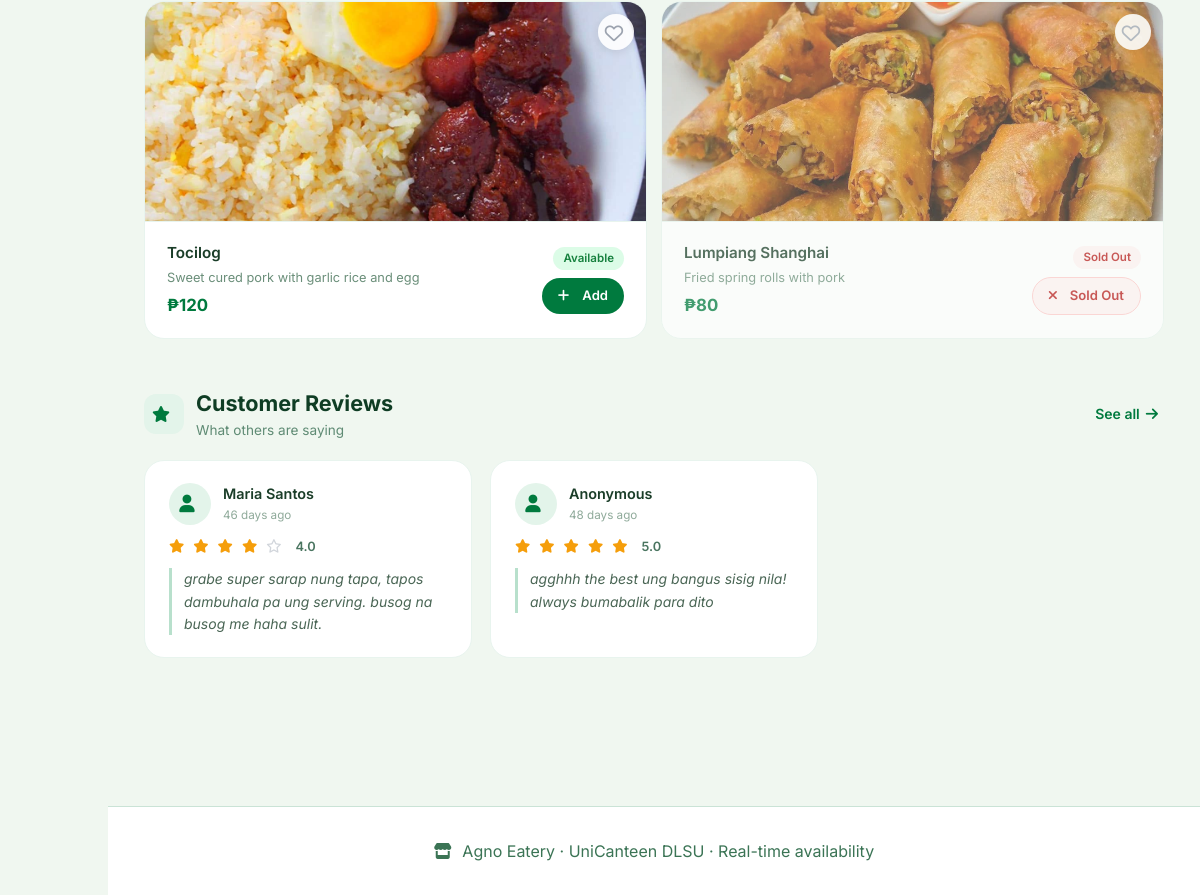
The page /index.php?page=restaurant&id=2 (lower part) on the database as committed earlier.
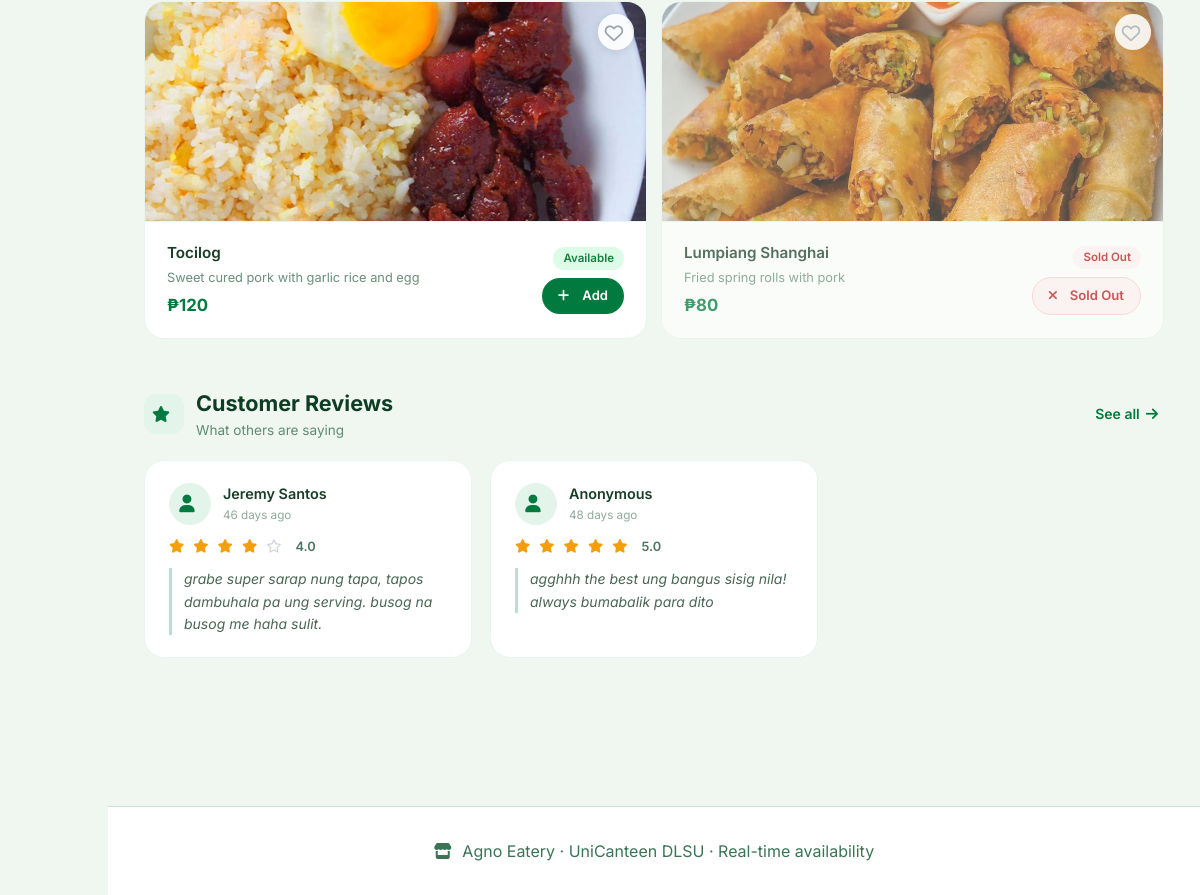
The same page on the database as committed later.
### tables this page shows
CREATE TABLE Items (
    ID INT PRIMARY KEY AUTO_INCREMENT,
    name VARCHAR(60) NOT NULL,
    description TEXT,
    price DECIMAL(10, 2) NOT NULL,
    image_url VARCHAR(255),
    isAvailable BOOLEAN DEFAULT TRUE,
    restaurant_ID INT,
    created_at TIMESTAMP DEFAULT CURRENT_TIMESTAMP,
    FOREIGN KEY (restaurant_ID) REFERENCES Restaurants(ID) ON DELETE CASCADE
);

CREATE TABLE Ratings (
    ID INT PRIMARY KEY AUTO_INCREMENT,
    restaurant_ID INT,
    order_ID INT UNIQUE,
    rating DECIMAL(3, 2) CHECK (rating BETWEEN 1.0 AND 5.0),
    review TEXT,
    is_anonymous BOOLEAN DEFAULT FALSE,
    timestamp TIMESTAMP DEFAULT CURRENT_TIMESTAMP,
    FOREIGN KEY (restaurant_ID) REFERENCES Restaurants(ID) ON DELETE CASCADE,
    FOREIGN KEY (order_ID) REFERENCES Orders(ID) ON DELETE CASCADE
);

CREATE TABLE Users (
    ID INT PRIMARY KEY AUTO_INCREMENT,
    email VARCHAR(60) UNIQUE NOT NULL,
    password VARCHAR(255) NOT NULL,
    full_name VARCHAR(100) NOT NULL,
    role ENUM('U', 'V', 'A') NOT NULL,
    created_at TIMESTAMP DEFAULT CURRENT_TIMESTAMP,
    is_active BOOLEAN DEFAULT TRUE,
    is_banned BOOLEAN DEFAULT FALSE,
    last_login TIMESTAMP NULL,
    login_attempts INT DEFAULT 0,
    locked_until TIMESTAMP NULL,
    security_question VARCHAR(255) NULL,
    security_answer VARCHAR(255) NULL
);

CREATE TABLE Restaurants (
    ID INT PRIMARY KEY AUTO_INCREMENT,
    name VARCHAR(60) NOT NULL,
    address VARCHAR(100),
    description TEXT,
    logo_url VARCHAR(255),
    owner_ID INT,
    is_open BOOLEAN DEFAULT TRUE,
    created_at TIMESTAMP DEFAULT CURRENT_TIMESTAMP,
    FOREIGN KEY (owner_ID) REFERENCES Users(ID)
);

### config/config.php (called while the page is built, shortened)
<?php
if (!function_exists('url')) {
    function url($path = '') {
        return BASE_PATH . ltrim($path, '/');
    }
}
if (!function_exists('getTimeAgo')) {
    function getTimeAgo($timestamp) {
        $time_ago = strtotime($timestamp);
        $current_time = time();
        $time_difference = $current_time - $time_ago;
        $seconds = $time_difference;
        $minutes = round($seconds / 60);
        $hours = round($seconds / 3600);
        $days = round($seconds / 86400);
        if ($seconds < 60) {
            return "Just now";
        } else if ($minutes < 60) {
            return $minutes . " minute" . ($minutes > 1 ? "s" : "") . " ago";
        } else if ($hours < 24) {
            return $hours . " hour" . ($hours > 1 ? "s" : "") . " ago";
        } else {
            return $days . " day" . ($days > 1 ? "s" : "") . " ago";
        }
    }
}
?>

### frontend/restaurant.php (the view, shortened to what this page needs)
<?php
require_once __DIR__ . '/../config/config.php';
$restaurant_id = intval($_GET['id']);
$db = Database::getInstance()->getConnection();
$restaurantQuery = "SELECT
    r.*,
    COALESCE(AVG(rt.rating), 0) as avg_rating,
    COUNT(DISTINCT rt.ID) as rating_count,
    (SELECT COUNT(*) FROM Items WHERE restaurant_ID = r.ID AND isAvailable = TRUE) as available_items_count,
    (SELECT COUNT(*) FROM Items WHERE restaurant_ID = r.ID) as total_items_count
    FROM Restaurants r
    LEFT JOIN Ratings rt ON r.ID = rt.restaurant_ID
    WHERE r.ID = ?
    GROUP BY r.ID";
$stmt = $db->prepare($restaurantQuery);
$stmt->bind_param("i", $restaurant_id);
$stmt->execute();
$restaurantResult = $stmt->get_result();
$restaurant = $restaurantResult->fetch_assoc();
$itemsQuery = "SELECT * FROM Items WHERE restaurant_ID = ? ORDER BY isAvailable DESC, name";
$stmt = $db->prepare($itemsQuery);
$stmt->bind_param("i", $restaurant_id);
$stmt->execute();
$itemsResult = $stmt->get_result();
$reviewsQuery = "SELECT
    rt.*,
    u.full_name as reviewer_name
    FROM Ratings rt
    LEFT JOIN Orders o ON rt.order_ID = o.ID
    LEFT JOIN Users u ON o.customer_ID = u.ID
    WHERE rt.restaurant_ID = ?
    ORDER BY rt.timestamp DESC
    LIMIT 6";
$stmt = $db->prepare($reviewsQuery);
$stmt->bind_param("i", $restaurant_id);
$stmt->execute();
$reviewsResult = $stmt->get_result();
$userFavorites = [];
?>
<!DOCTYPE html>
<html lang="en">
<head>
    <link rel="stylesheet" href="https://cdnjs.cloudflare.com/ajax/libs/font-awesome/6.0.0-beta3/css/all.min.css">
    <link rel="stylesheet" href="<?php echo url('assets/styles.css'); ?>">
</head>
<body>
    <div class="main-content">
        <section class="page-section">
            <div class="r-body">
                <div class="wrapper">
                    <div class="menu-grid-2col">
                        <?php
                        $itemsResult->data_seek(0);
                        while ($item = $itemsResult->fetch_assoc()):
                            $isAvailable = ($item['isAvailable'] == 1 || $item['isAvailable'] === '1' || $item['isAvailable'] === true);
                            $isFav = in_array($item['ID'], $userFavorites);
                            ?>
                            <div class="menu-card <?php echo !$isAvailable ? 'sold-out-card' : ''; ?>" style="position:relative;">
                                <button class="fav-btn" data-item-id="<?php echo $item['ID']; ?>"
                                        style="position:absolute; top:12px; right:12px; z-index:10; background:rgba(255,255,255,0.9); border:none; border-radius:50%; width:36px; height:36px; display:flex; align-items:center; justify-content:center; cursor:pointer; box-shadow:0 2px 8px rgba(0,0,0,0.1); color: <?php echo $isFav ? '#dc2626' : '#9ca3af'; ?>; transition: transform 0.2s, color 0.2s; font-size:1.15rem;">
                                    <i class="<?php echo $isFav ? 'fas' : 'far'; ?> fa-heart" style="transform: translate(1px, 1px);"></i>
                                </button>
                                <?php if (!empty($item['image_url'])): ?>
                                    <img src="<?php echo htmlspecialchars(url($item['image_url'])); ?>"
                                        alt="<?php echo htmlspecialchars($item['name']); ?>" class="menu-card-img">
                                <?php else: ?>
                                    <div class="menu-card-icon">
                                        <i class="fas fa-<?php echo $isAvailable ? 'bowl-food' : 'ban'; ?>"></i>
                                    </div>
                                <?php endif; ?>
                                <div class="menu-card-info-row">
                                    <div class="menu-card-body">
                                        <div class="menu-card-name"><?php echo htmlspecialchars($item['name']); ?></div>
                                        <?php if ($item['description']): ?>
                                            <div class="menu-card-desc"><?php echo htmlspecialchars($item['description']); ?>
                                            </div>
                                        <?php endif; ?>
                                        <div class="menu-card-price" style="margin-top:6px;">
                                            ₱<?php echo number_format($item['price'], 0); ?></div>
                                    </div>
                                    <div class="menu-card-actions">
                                        <span class="avail-tag-small <?php echo $isAvailable ? 'yes' : 'no'; ?>">
                                            <?php echo $isAvailable ? 'Available' : 'Sold Out'; ?>
                                        </span>
                                        <?php if (!$restaurant['is_open']): ?>
                                            <span class="btn-store-closed">
                                                <i class="fas fa-lock"></i> Store Closed
                                            </span>
                                        <?php elseif ($isAvailable): ?>
                                            <a href="<?php echo url('index.php?page=restaurant&id=' . $restaurant_id . '&add_to_cart=' . $item['ID']); ?>"
                                                class="btn-add" id="cart-btn-<?php echo $item['ID']; ?>">
                                                <i class="fas fa-plus"></i> Add
                                            </a>
                                        <?php else: ?>
                                            <span class="btn-sold">
                                                <i class="fas fa-times"></i> Sold Out
                                            </span>
                                        <?php endif; ?>
                                    </div>
                                </div>
                            </div>
                        <?php endwhile; ?>
                    </div>
                    <div class="sec-header" id="reviews">
                        <div class="sec-header-icon"><i class="fas fa-star"></i></div>
                        <div>
                            <h2>Customer Reviews</h2>
                            <p class="sec-subtitle">What others are saying</p>
                        </div>
                        <div class="sec-header-end">
                            <a href="<?php echo url('index.php?page=reviews'); ?>"
                                style="color:#007a3e; font-weight:600; font-size:0.875rem; text-decoration:none; display:flex; align-items:center; gap:6px;">
                                See all <i class="fas fa-arrow-right"></i>
                            </a>
                        </div>
                    </div>
                    <div class="reviews-grid-local">
                        <?php
                        $reviewsResult->data_seek(0);
                        if ($reviewsResult->num_rows > 0):
                            while ($review = $reviewsResult->fetch_assoc()):
                                ?>
                                <div class="rev-card">
                                    <div class="rev-top">
                                        <div class="rev-avatar">
                                            <i class="fas fa-user"></i>
                                        </div>
                                        <div>
                                            <div class="rev-name">
                                                <?php echo htmlspecialchars($review['reviewer_name'] ?? 'Anonymous'); ?>
                                            </div>
                                            <div class="rev-time"><?php echo getTimeAgo($review['timestamp']); ?></div>
                                        </div>
                                    </div>
                                    <div class="rev-stars">
                                        <?php
                                        $rating = $review['rating'];
                                        for ($i = 1; $i <= 5; $i++):
                                            if ($i <= floor($rating)): ?>
                                                <i class="fas fa-star"></i>
                                            <?php elseif ($i - 0.5 <= $rating): ?>
                                                <i class="fas fa-star-half-alt"></i>
                                            <?php else: ?>
                                                <i class="far fa-star" style="color:#d1d5db;"></i>
                                            <?php endif;
                                        endfor; ?>
                                        <span><?php echo number_format($rating, 1); ?></span>
                                    </div>
                                    <?php if ($review['review']): ?>
                                        <div class="rev-text"><?php echo htmlspecialchars(html_entity_decode($review['review'], ENT_QUOTES, 'UTF-8')); ?></div>
                                    <?php endif; ?>
                                </div>
                                <?php
                            endwhile;
                        endif; ?>
                    </div>
                </div>
            </div>
            <footer class="footer-note">
                <i class="fas fa-store"></i>
                <?php echo htmlspecialchars($restaurant['name']); ?> · UniCanteen DLSU · Real-time availability
            </footer>
        </section>
    </div>
</body>
</html>

### index.php (shortened to what this page needs)
<?php
require_once __DIR__ . '/config/config.php';
$page = isset($_GET['page']) ? $_GET['page'] : 'customer';
?>
<!DOCTYPE html>
<html lang="en">
<head>
    <link rel="stylesheet" href="https://cdnjs.cloudflare.com/ajax/libs/font-awesome/6.0.0-beta3/css/all.min.css">
    <link rel="stylesheet" href="<?php echo url('assets/styles.css'); ?>">
</head>
<body>
    <div class="main-content">
        <?php
        switch ($page) {
            case 'restaurant':
                include 'frontend/restaurant.php';
                break;
        }
        ?>
    </div>
</body>
</html>

### assets/styles.css (style rules this page uses)
:root { --dlsu-green: #007a3e; --dlsu-darkgreen: #006032; --dlsu-lightgreen: #eaf7f0; --white: #ffffff; --off-white: #f9fffc; --border-soft: #cae3d6; --text-muted: #2b5d42; --shadow-left: 4px 0 16px rgba(0, 80, 20, 0.08); --warning: #f5b342; --danger: #b13e3e; --success: #0c6e3a; }
* { margin: 0; padding: 0; box-sizing: border-box; }
body { font-family: 'Inter', sans-serif; background: #f0f7f0; color: #1e3a2f; line-height: 1.5; display: flex; min-height: 100vh; }
i { margin-right: 6px; }
.main-content { flex: 1; overflow-y: auto; margin-left: 108px; background: #f0f7f0; }
.wrapper { max-width: 1300px; margin: 0 auto; padding: 0 36px; }
.footer-note { text-align: center; padding: 32px; color: #3b7455; background: white; border-top: 1px solid var(--border-soft); margin-top: 40px; }

### index.php (style rules this page uses)
body { display: flex; min-height: 100vh; margin: 0; padding: 0; }
.main-content { flex: 1; overflow-y: auto; margin-left: 108px; background: #f0f7f0; }
.main-content .main-content { margin-left: 0; overflow-y: visible; }

Rows that differ between the two databases and show on the page:
changed through a linked row, ratings: users.full_name "Maria Santos" → "Jeremy Santos"
